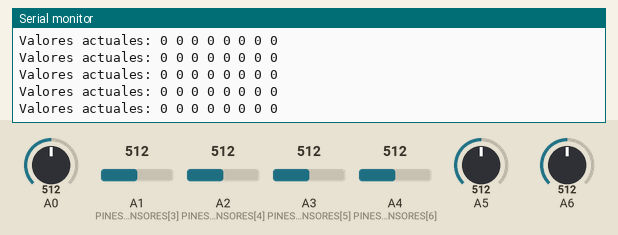
The sketch below on a simulated Arduino Uno, built with avr-gcc and run on an emulated ATmega328P. Parts: the last lines printed to the serial monitor. The inputs (shaded band) are chosen by the test bench; at power-on: A0 = 512, A1 (PINES_SENSORES[3]) = 512, A2 (PINES_SENSORES[4]) = 512, A3 (PINES_SENSORES[5]) = 512, A4 (PINES_SENSORES[6]) = 512, A5 = 512, A6 = 512.

Above: at 2.8 s.
2.9 s: A0 set to 716
At 3.04 s:
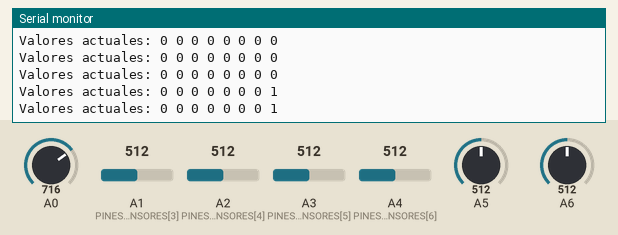
4.4 s: A1 (PINES_SENSORES[3]) set to 716
At 4.46 s:
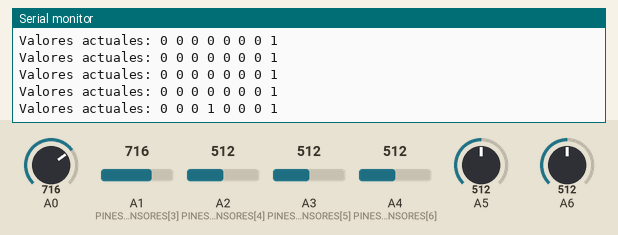
5.9 s: A2 (PINES_SENSORES[4]) set to 716
At 5.99 s:
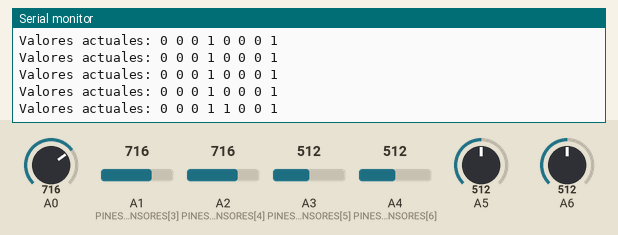
7.4 s: A3 (PINES_SENSORES[5]) set to 716
At 7.41 s:
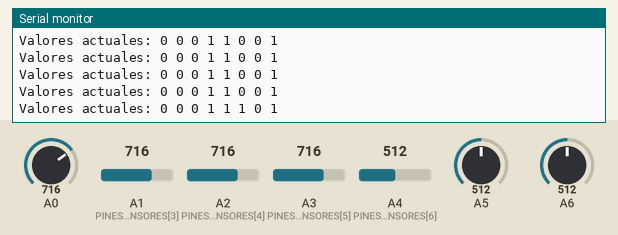
8.9 s: A4 (PINES_SENSORES[6]) set to 716
At 8.94 s:
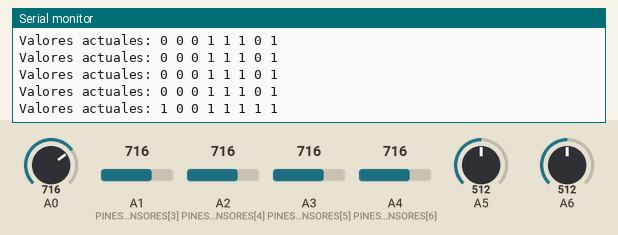
10.4 s: A5 set to 716
At 10.46 s:
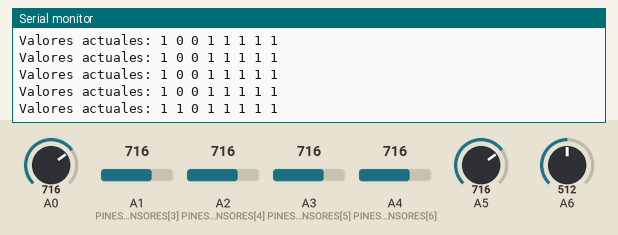

The sketch:

prueba_siguelineas.ino
```cpp
#include "sensores.h"

void setup() {
  Serial.begin(115200);
  delay(1000);

  Serial.println("==================================");
  Serial.println("   Calibracion de 8 Sensores Siguelíneas");
  Serial.println("==================================");

  ejecutarCalibracion();
}

void loop() {
  bool valores[NUM_SENSORES] = {0};

  procesarLecturas(valores); // Llenamos el array pasándolo por referencia
  imprimirDebug(valores);    // Imprimimos de forma limpia

  delay(100);
}
```

sensores.cpp
```cpp
#include "sensores.h"

int maximos[NUM_SENSORES];
int minimos[NUM_SENSORES];
bool primerIntento = true;

int realizarLectura(int posicion) {
  return analogRead(PINES_SENSORES[posicion]);
}

bool verificarSensoresFuncionales() {
  for (int i = 0; i < NUM_SENSORES; i++) {
    if (maximos[i] == VALOR_MAX_ADC) {
      Serial.print("Se ha detectado un sensor saturado: ");
      Serial.print(i + 1);
      Serial.print(" en el pin ");
      Serial.println(PINES_SENSORES[i]);
      return false;
    }
  }
  return true;
}

void ejecutarCalibracion() {
  for (int i = 0; i < NUM_SENSORES; i++) {
    pinMode(PINES_SENSORES[i], INPUT);
  }

  do {
    if (primerIntento) {
      Serial.println("Calibrando... Mueve el robot sobre blanco y negro");
      primerIntento = false;
    } else {
      Serial.println("Fallo detectado (Sensores saturados). Recalibrando en 2 segundos...");
      delay(2000);
    }

    for (int i = 0; i < NUM_SENSORES; i++) {
      maximos[i] = 0;
      minimos[i] = VALOR_MAX_ADC;
    }

    for (int contador = 0; contador <= 100; contador++) {
      for (int i = 0; i < NUM_SENSORES; i++) {
        int estado = realizarLectura(i);
        if (estado < minimos[i]) minimos[i] = estado;
        if (estado > maximos[i]) maximos[i] = estado;
      }
      delayMicroseconds(5000);
    }
  } while (!verificarSensoresFuncionales());

  Serial.println("\n==================================");
  Serial.println("Calibración completada con éxito:");
  Serial.println("==================================");
}

void procesarLecturas(bool *resultado) {
  for (int i = 0; i < NUM_SENSORES; i++) {
    int estado = realizarLectura(i);
    int umbral = minimos[i] + ((maximos[i] - minimos[i]) / 2);
    resultado[i] = (estado > umbral) ? 1 : 0;
  }
}

void imprimirDebug(bool *valoresActuales) {
  Serial.print("Valores actuales: ");
  for (int j = 0; j < NUM_SENSORES; j++) {
    Serial.print(valoresActuales[j]);
    Serial.print(" ");
  }
  Serial.println();
}
```

sensores.h
```cpp
#ifndef SENSORES_H
#define SENSORES_H

#include <Arduino.h>

// Constantes globales de configuración
const int NUM_SENSORES = 8;
const int VALOR_MAX_ADC = 4095;
const int PINES_SENSORES[NUM_SENSORES] = {4, 5, 6, 15, 16, 17, 18, 8};

// Arrays globales para almacenar la calibración
extern int maximos[NUM_SENSORES];
extern int minimos[NUM_SENSORES];

// Declaración de funciones
int realizarLectura(int posicion);
bool verificarSensoresFuncionales();
void ejecutarCalibracion();
void procesarLecturas(bool *resultado);
void imprimirDebug(bool *valoresActuales);

#endif
```

Measured:
- after the input at 2.9 s, the serial monitor: prints a new line at once (image 1)
- after the input at 4.4 s, the serial monitor: prints a new line after 0.06 s (image 2)
- after the input at 5.9 s, the serial monitor: prints a new line after 0.08 s (image 3)
- after the input at 7.4 s, the serial monitor: prints a new line at once (image 4)
- after the input at 8.9 s, the serial monitor: prints a new line at once (image 5)
- after the input at 10.4 s, the serial monitor: prints a new line after 0.06 s (image 6)
